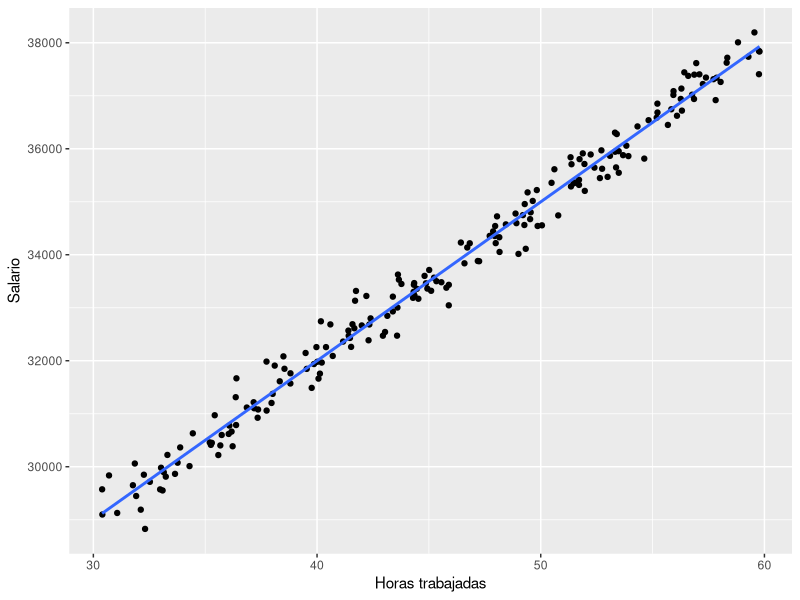
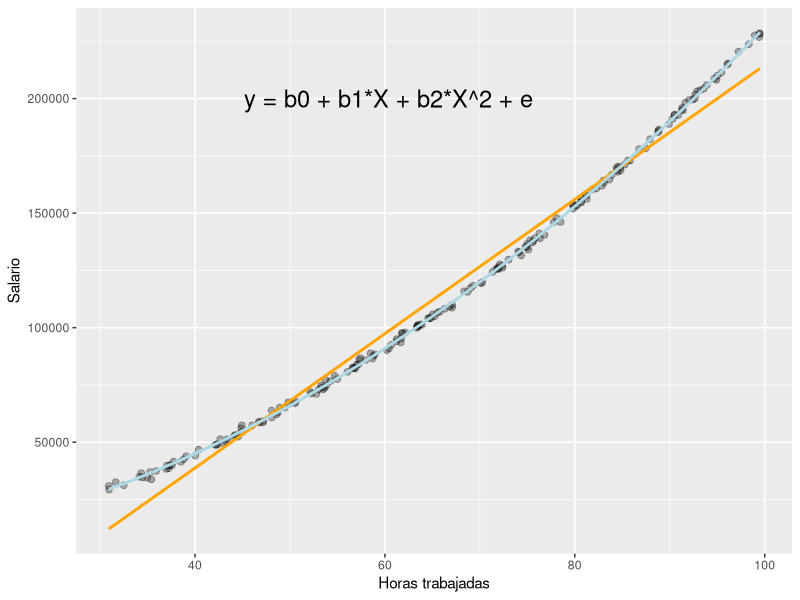
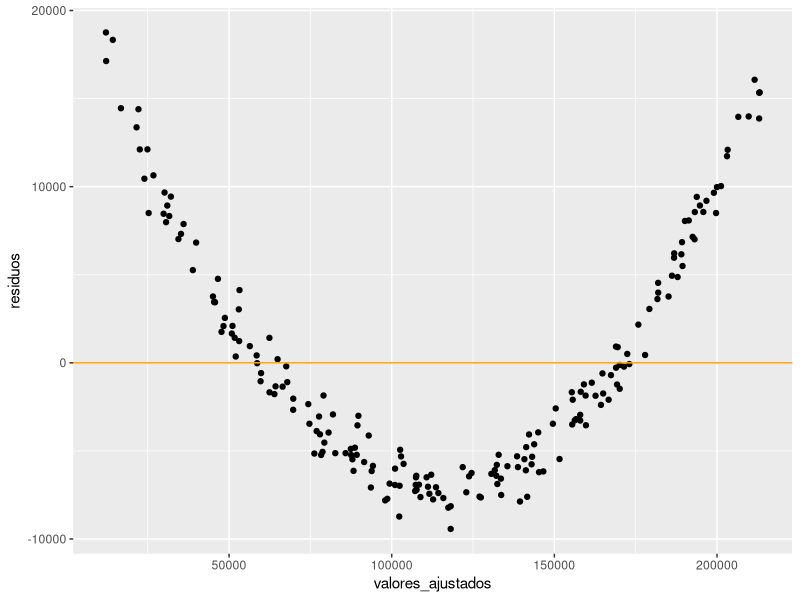
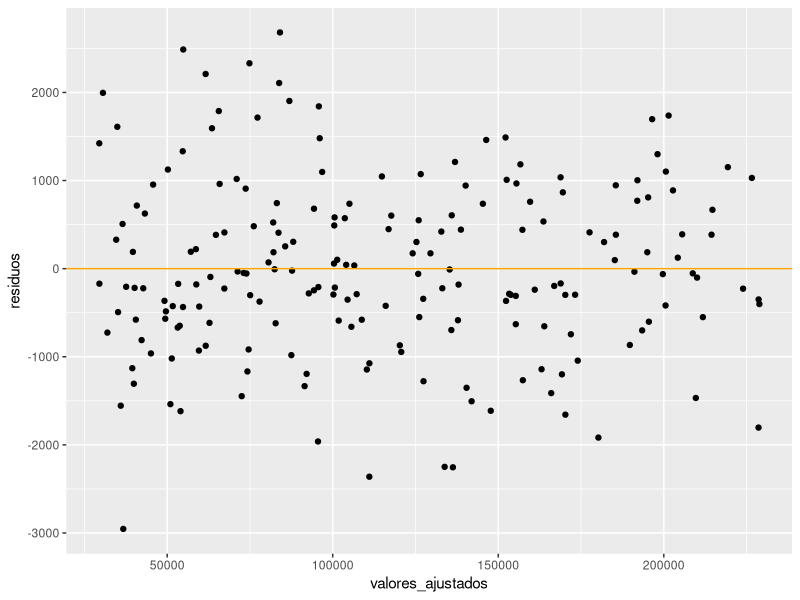
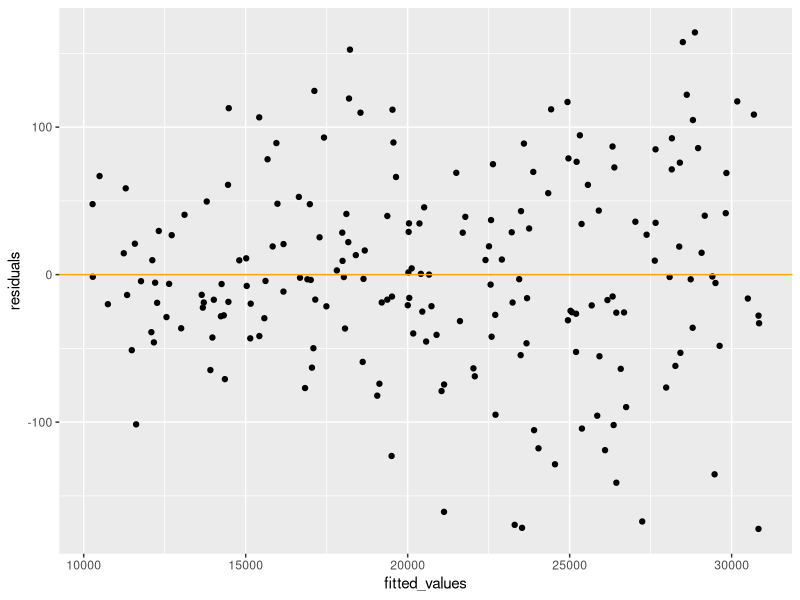

The R source for these figures, in order:
## ---- chunk 1
library(tidyverse)
set.seed(1)
 x = runif(200, min = 30, max = 60)
y = 20000 + 300*x + rnorm(200, mean = 0, sd = 300)
df <- cbind.data.frame(x,y)
ggplot(data = df, aes( x =x, y = y)) + 
  geom_point() + 
  geom_smooth(method = "lm", se = FALSE) + 
  xlab("Horas trabajadas") + 
  ylab("Salario") 

## ---- chunk 2

reg1 <- lm(formula = y ~ x, data = df) 

## ---- chunk 3
library(tidyverse)
set.seed(1)
 x = runif(200, min = 30, max = 100)
y = 1000 + 300*x + 20*x**2 + rnorm(200, mean = 0, sd = 1000)
df <- cbind.data.frame(x,y)
ggplot(data = df, aes( x =x, y = y)) + 
  geom_point( alpha = 0.3, fill = "blue", color = "black", size = 2 ) + 
  geom_smooth(method = "lm", se = FALSE, color = "orange") + 
  geom_smooth(method = "lm", se = FALSE, formula = y ~ poly(x, 2, raw = TRUE), color = "lightblue") + 
  xlab("Horas trabajadas") + 
  ylab("Salario") + 
  annotate(geom = "text", x = 60, y = 200000, label = " y = b0 + b1*X + b2*X^2 + e", size = 6)
## ---- chunk 4
set.seed(1)
x = runif(200, min = 30, max = 100)
y = 1000 + 300*x + 20*x**2 + rnorm(200, mean = 0, sd = 1000)
df <- cbind.data.frame(x,y)

fit0 <- lm(y ~ x, data = df)

df_fit <- cbind.data.frame(valores_ajustados = fit0$fitted.values, residuos = fit0$residuals)

ggplot(data = df_fit, aes(x = valores_ajustados, y = residuos)) + 
  geom_point() + 
  geom_hline( yintercept = 0, color = "orange")
## ---- chunk 5
fit1 <- lm(y ~ poly(x,2), data = df)
df_fit1 <- cbind.data.frame(valores_ajustados = fit1$fitted.values, residuos = fit1$residuals)

ggplot(data = df_fit1, aes(x = valores_ajustados, y = residuos)) + 
  geom_point() + 
  geom_hline( yintercept = 0, color = "orange")
## ---- chunk 6
set.seed(1)
x = runif(200, min = 30, max = 100)
y = 1000 + 300*x  + rnorm(200, mean = 0, sd = x)
df <- cbind.data.frame(x,y)

fit0 <- lm(y ~ x, data = df)

df_fit <- cbind.data.frame(fitted_values = fit0$fitted.values, residuals = fit0$residuals)

ggplot(data = df_fit, aes(x = fitted_values, y = residuals)) + 
  geom_point() + 
  geom_hline( yintercept = 0, color = "orange")

